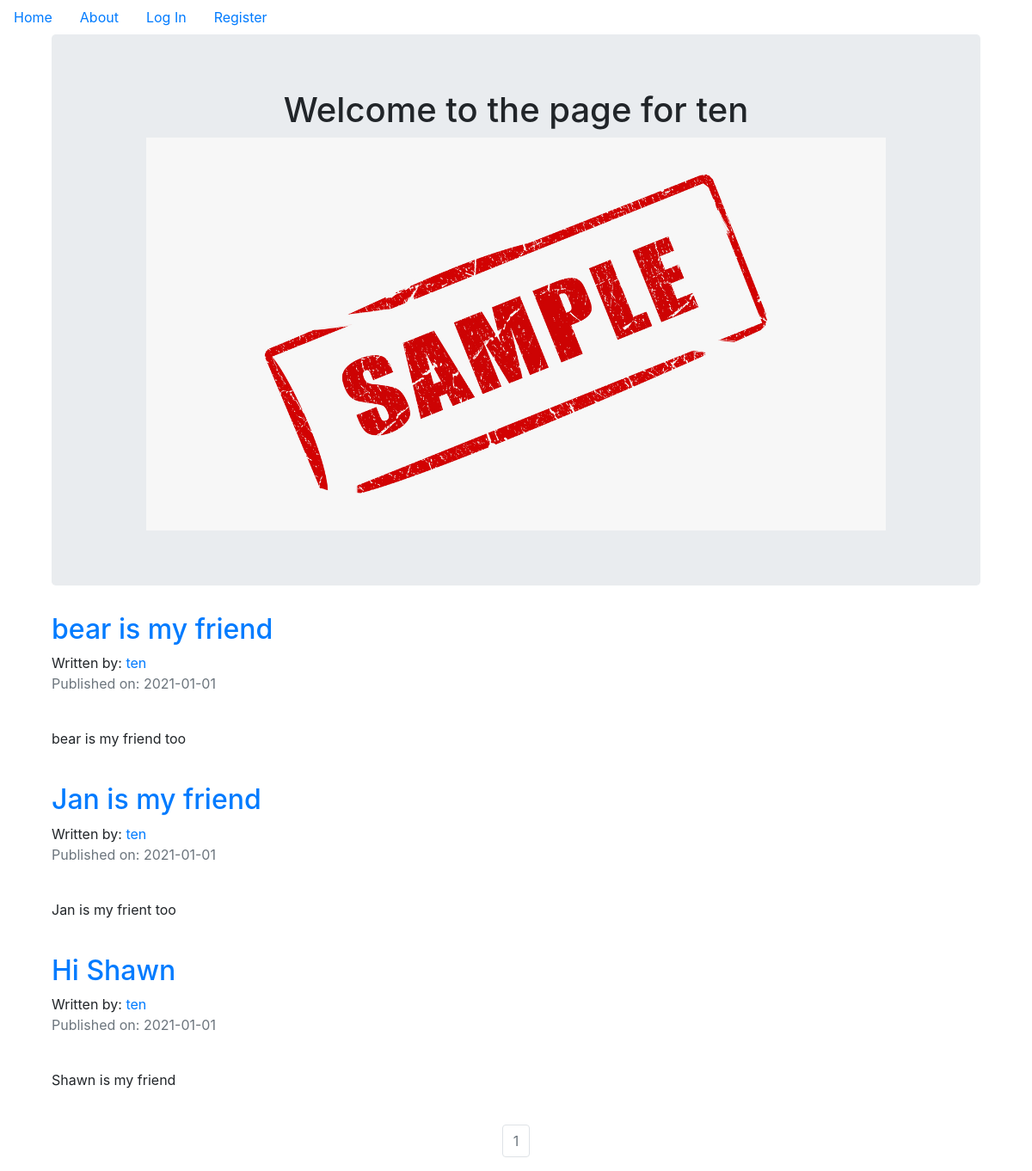
/ten, run on an earlier commit of the app's database.
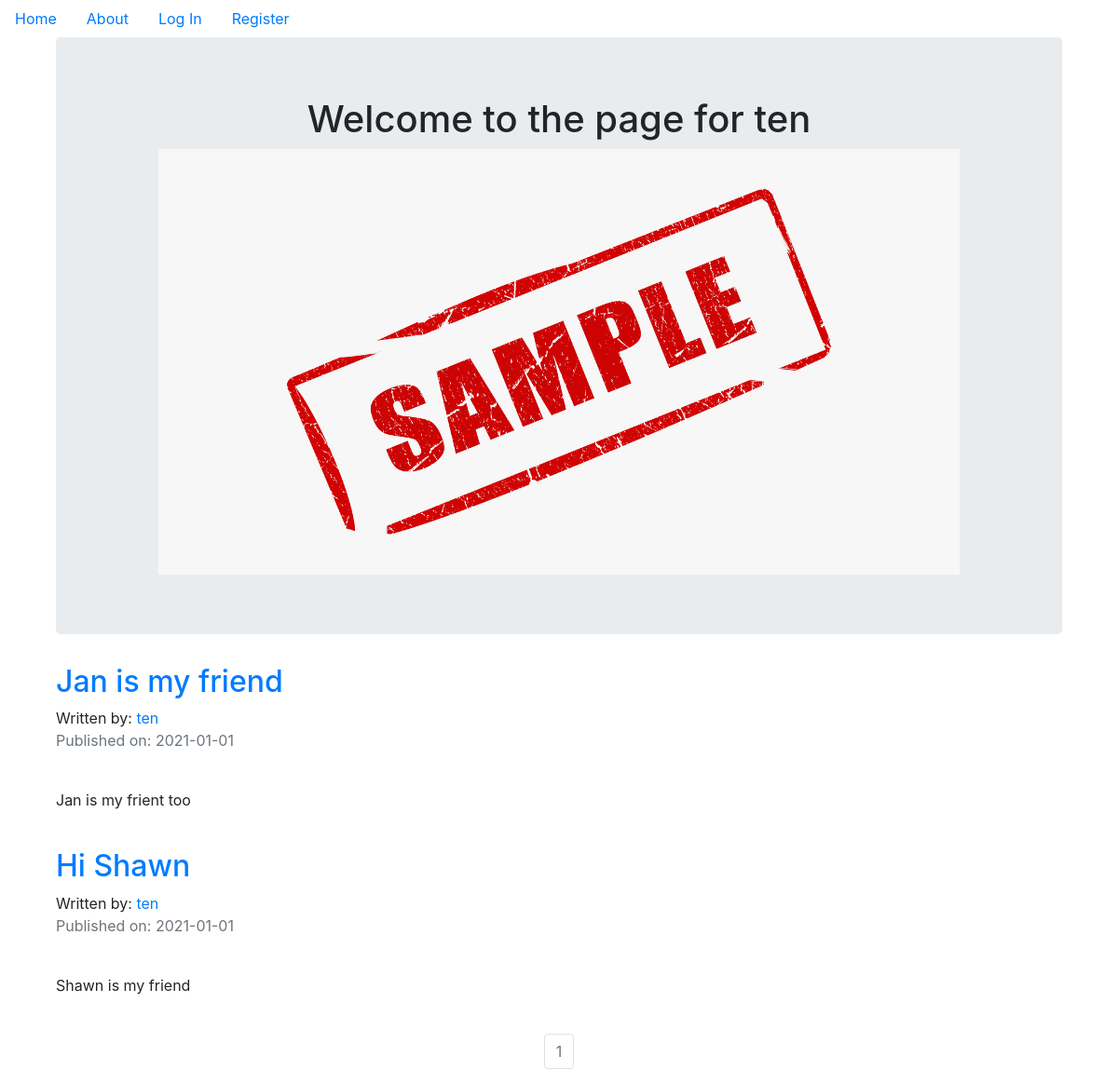
And on a later commit of the database.
### endofshift/models.py (models this page shows, shortened)
class BlogPost(db.Model):
    users = db.relationship(User)
    id = db.Column(db.Integer,primary_key=True)
    user_id = db.Column(db.Integer,db.ForeignKey('users.id'),nullable=False)
    date = db.Column(db.DateTime,nullable=False,default=datetime.utcnow)
    title = db.Column(db.String(140),nullable=False)
    text = db.Column(db.Text,nullable=False)

class User(db.Model,UserMixin):
    __tablename__= 'users'
    id = db.Column(db.Integer,primary_key=True)
    profile_image = db.Column(db.String(64),nullable=False,default='default_profile.png')
    email = db.Column(db.String(64),unique=True,index=True)
    username = db.Column(db.String(64),unique=True,index=True)
    password_hash = db.Column(db.String(128))
    posts = db.relationship('BlogPost',backref='author',lazy=True)

### endofshift/users/views.py (the view)
@users.route("/<username>")
def user_posts(username):
    page = request.args.get('page',1,type=int)
    user = User.query.filter_by(username=username).first_or_404()
    blog_posts = BlogPost.query.filter_by(author=user).order_by(BlogPost.date.desc()).paginate(page=page,per_page=5)
    return render_template('user_blog_posts.html',blog_posts=blog_posts,user=user)

### endofshift/templates/user_blog_posts.html (shortened to what this page needs)
{% extends "base.html" %}
{% block content %}
<div class="container">
  <div class="jumbotron">
    <div align='center'>
      <h1 >Welcome to the page for {{user.username}}</h1>
      <img align='center' src="{{ url_for('static', filename='profile_pics/' + user.profile_image) }}">
    </div>
  </div>
{% for post in blog_posts.items %}
          <h2><a href="{{ url_for('blog_posts.blog_post', blog_post_id=post.id) }}">{{ post.title }}</a></h2>
          Written by: <a href="{{ url_for('users.user_posts', username=post.author.username) }}">{{ post.author.username }}</a>
          <p class="text-muted">Published on: {{ post.date.strftime('%Y-%m-%d') }}</p>
          <br>
            <p>{{post.text}}</p>
          <br>
{% endfor %}
</div>
<nav aria-label="Page navigation example">
  <ul class="pagination justify-content-center">
    {% for page_num in blog_posts.iter_pages(left_edge=1, right_edge=1, left_current=1, right_current=2) %}
            {% if blog_posts.page == page_num %}
              <li class="page-item disabled">
                <a class="page-link" href="{{ url_for('users.user_posts', username=user.username, page=page_num) }}">{{ page_num }}</a></li>
            {% else %}
              <li class="page-item"><a class="page-link" href="{{ url_for('users.user_posts', username=user.username, page=page_num) }}">{{ page_num }}</a></li>
            {% endif %}
    {% endfor %}
</nav>
{% endblock content %}

What changed in the data, as far as the page shows it:
removed BlogPost: title "bear is my friend", author.username "ten", date "2021-01-01", text "bear is my friend too"
